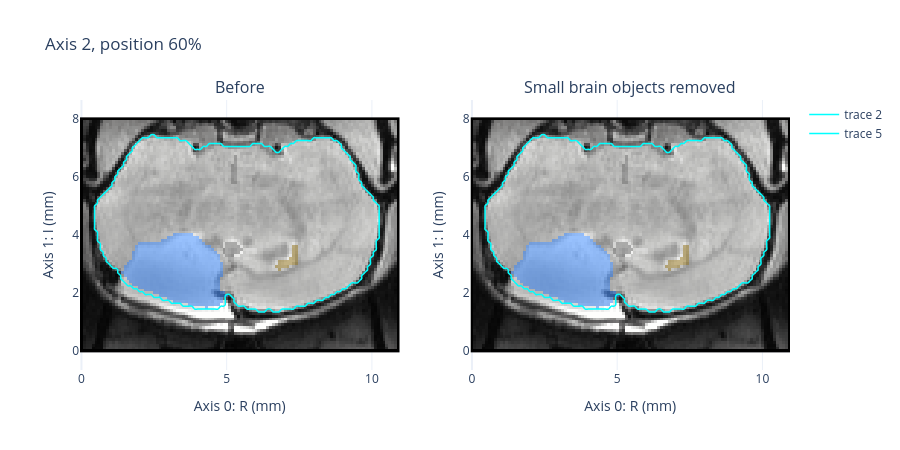

Write notebook code for a chart like this one.
### Markdown cell above
## Remove small objects from the binary brain mask

### Code cell
remove_objects = morphology_refinement_callback(
    fill_small_holes=False, remove_small_objects=True, object_min_area=OBJECT_MIN_AREA,
)
cleaned_brain = remove_objects(filled_brain)
cleaned = separated.with_masks(separated_regions, cleaned_brain)
show_pair(hole_filled, cleaned, "Small brain objects removed")
